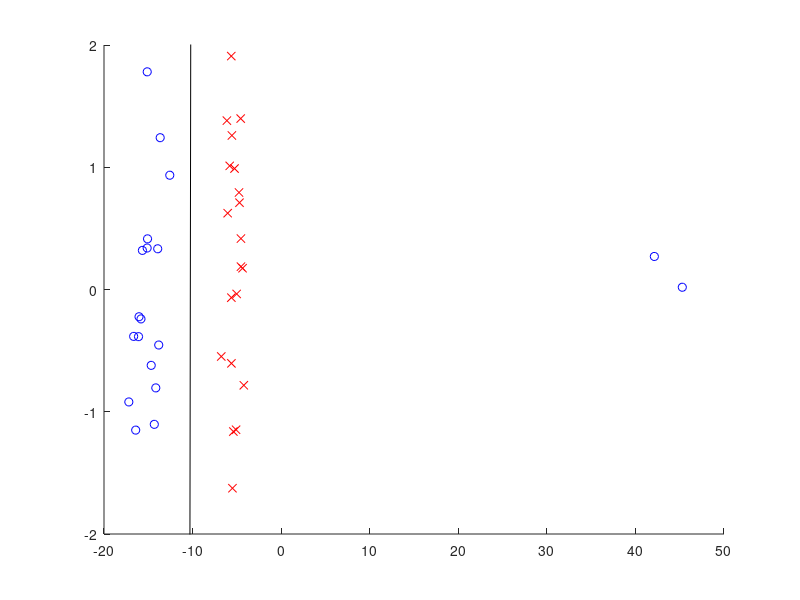

Reproduce this figure in MATLAB.
n = 40;
x = [randn(1, n / 2) - 15 randn(1, n / 2) - 5; randn(1, n)]';
y = [ones(n / 2, 1); -ones(n / 2, 1)];
x(1:2, 1) = x(1:2, 1) + 60;
x(:, 3) = 1;

l = 0.01; e = 0.01; t0 = zeros(3, 1);
for o = 1: 1000
    m = (x * t0) .* y;
    v = m + min(1, max(0, 1-m));
    a = abs(v - m);
    w = ones(size(y));
    w(a > e) = e ./ a(a > e);
    t = (x' * (repmat(w, 1, 3) .* x) + l * eye(3)) \ (x' * (w .* v .* y));
    if norm(t - t0) < 0.001, break, end
    t0 = t;
end

figure(1); clf; hold on; z = [-20 50]; axis([z -2 2]);
plot(x(y==1, 1), x(y==1, 2), 'bo');
plot(x(y==-1, 1), x(y==-1, 2), 'rx');
plot(z, -(t(3) + z * t(1)) / t(2), 'k-');